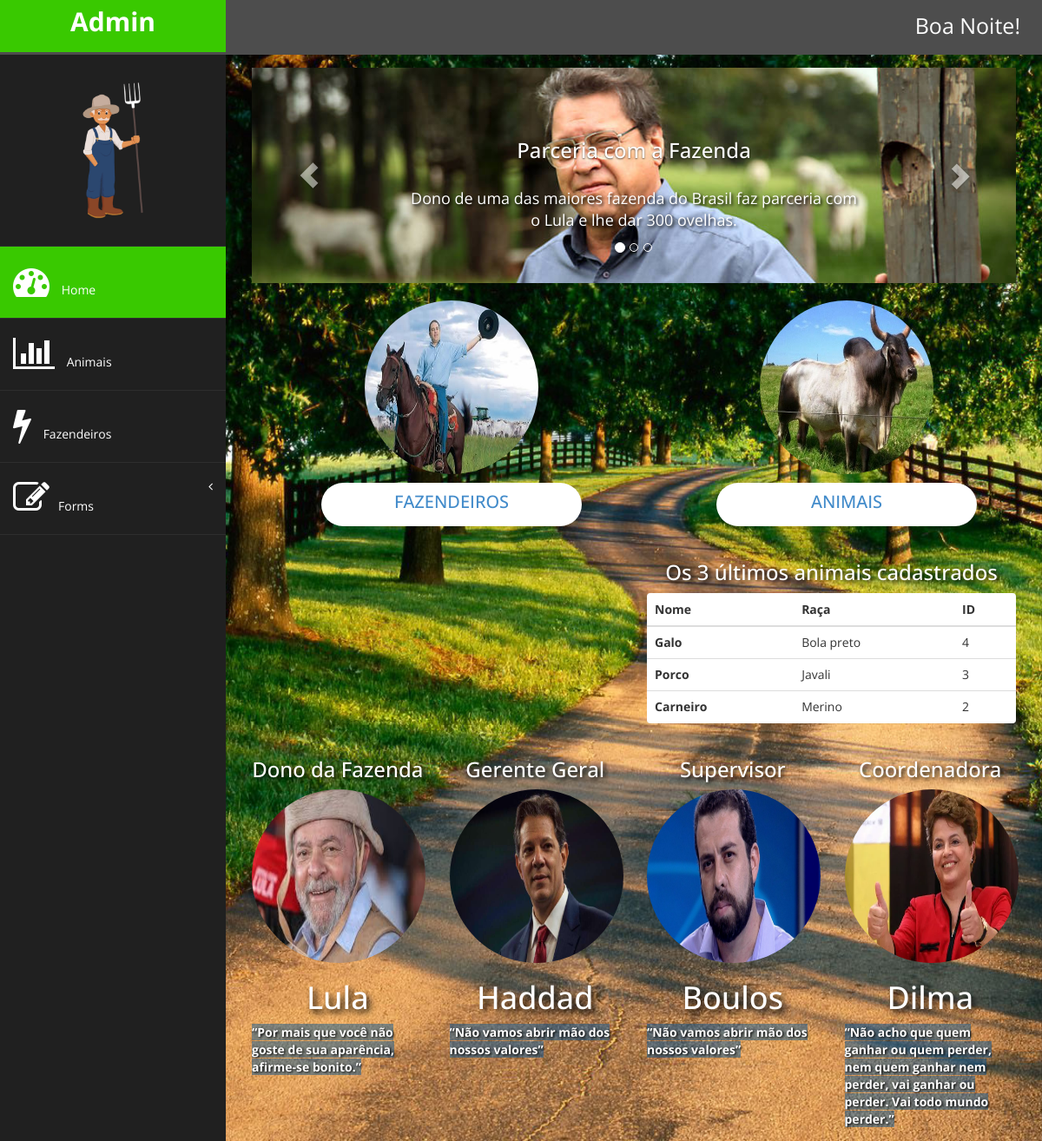
/gestao/, run on an earlier commit of the app's database.
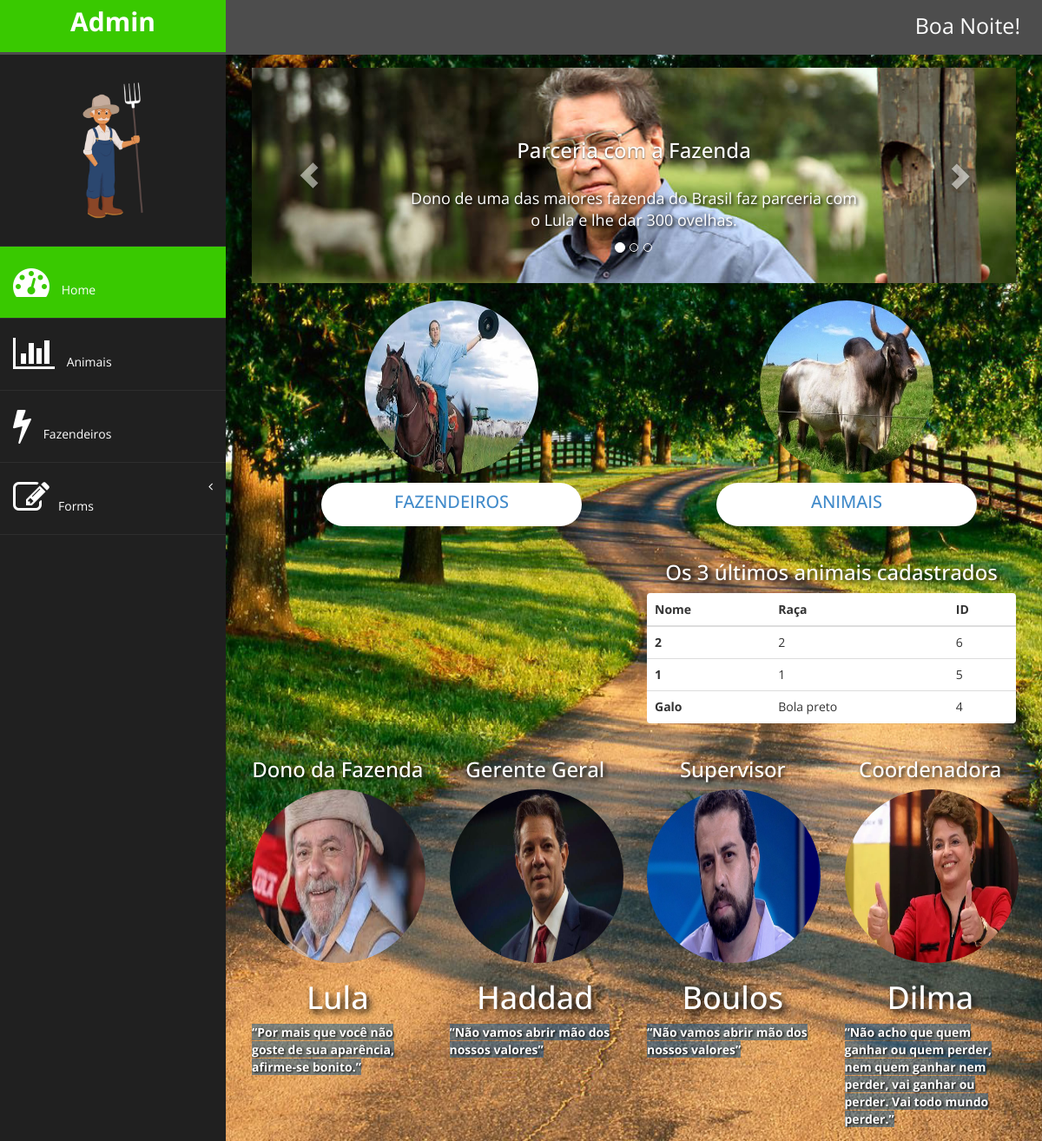
And on a later commit of the database.
### gestao/models.py (models this page shows)
class Animal(models.Model):
      nome = models.CharField(max_length=20)
      sexo = models.CharField(max_length=1, choices=[('M','Macho'),('F','Fêmea')])
      raca = models.CharField(max_length=20, verbose_name='Raça')
      cientifico = models.CharField(max_length=20, verbose_name='Nome Científico')
      peso = models.DecimalField(max_digits=6, decimal_places=2)
      tamanho = models.DecimalField(max_digits=5,decimal_places=2)
      expectativa = models.IntegerField(verbose_name='Expectativa de Vida')
      tipo_criacao = models.CharField(max_length=10, choices=[('Abate','Abate'),('Reprodutor','Reprodutor')])

### gestao/views.py (the view)
# urls.py: 2. Add a URL to urlpatterns:  path('', views.home, name='home')
def home(request):
      lista = []
      animais = Animal.objects.all()
      for c in animais[::-1]:
            if len(lista) == 3:
                  break
            else:
                  lista.append(c)
      return render(request, 'home.html', {'lista':lista, 'animal':lista[0], 'turno':horario()})

### gestao/views.py (called while the page is built)
def horario():
      data_e_hora_atuais = datetime.today() - timedelta(hours=3)
      if data_e_hora_atuais.hour >= 6 and data_e_hora_atuais.hour < 12:
            return 'Bom Dia!'
      elif data_e_hora_atuais.hour >= 12 and data_e_hora_atuais.hour < 18:
            return 'Boa Tarde!'
      else:
            return 'Boa Noite!'

### gestao/templates/home.html (shortened to what the changed rows need)
{% extends 'base.html' %}
{% load static %}
{% block conteudo %}
<div class="row">
    <div class="col-md-6">
        <div class="row">
            <div class="col-md-12">
                <table class="table panel">
                    <thead>
                        <tr>
                            <th>Nome</th>
                            <th>Raça</th>
                            <th>ID</th>
                        </tr>
                    </thead>
                    <tbody>
                        {% for c in lista %}
                        <tr>
                            <th>{{c.nome}}</th>
                            <td>{{c.raca}}</td>
                            <td>{{c.id}}</td>
                        </tr>
                        {% endfor %}
                    </tbody>
                </table>
            </div>
        </div>
    </div>
</div>
<div class="row">
    <div class="col-md-3">
        <div class="nome-frase">
            <h1>Lula</h1>
        </div>
    </div>
    <div class="col-md-3">
        <div class="nome-frase">
            <h1>Haddad</h1>
        </div>
    </div>
    <div class="col-md-3">
        <div class="nome-frase">
            <h1>Boulos</h1>
        </div>
    </div>
    <div class="col-md-3">
        <div class="nome-frase">
            <h1>Dilma</h1>
        </div>
    </div>
</div>
{% endblock %}

What changed in the data, as far as the page shows it:
no longer on this page (row unchanged): Animal: nome "Porco", raca "Javali", id "3"
no longer on this page (row unchanged): Animal: nome "Carneiro", raca "Merino", id "2"
added Animal: nome "2", raca "2", id "6"
added Animal: nome "1", raca "1", id "5"
